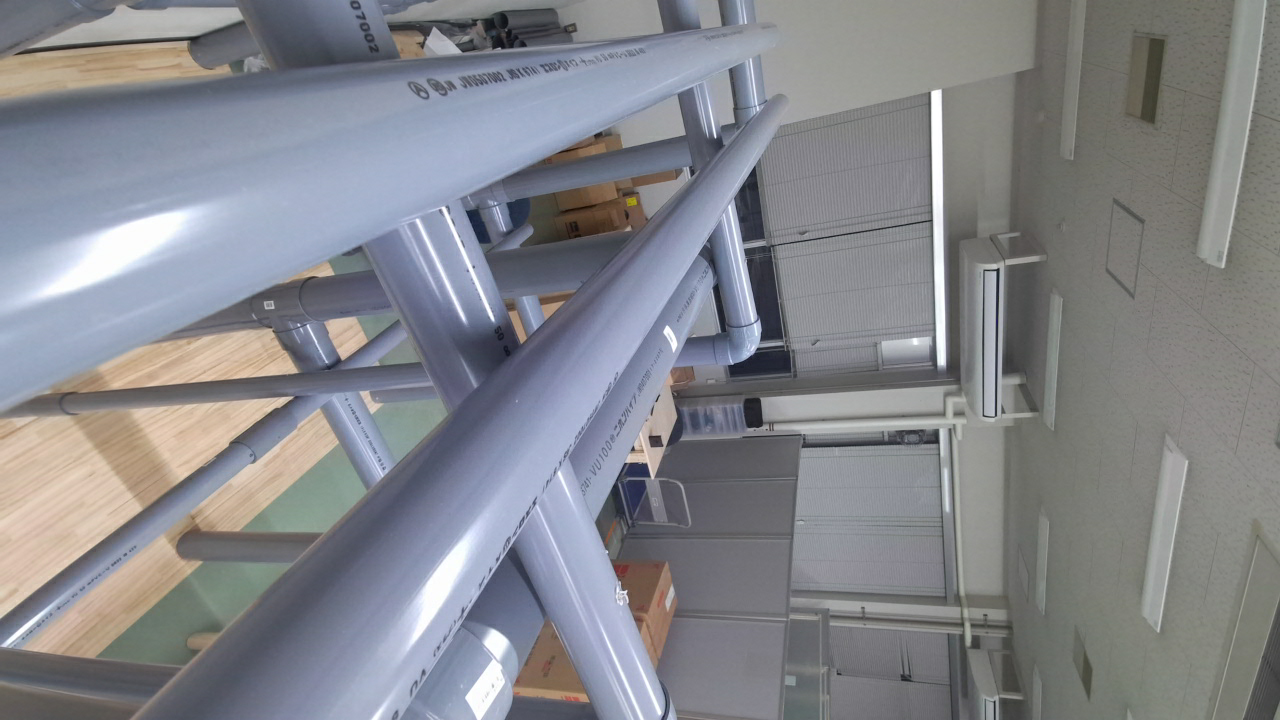
//> input picture Data/pipe/rgb_0.png, 1280 x 720 px
$ ./run_cape_offline   (built with g++ and OpenCV 4)
//> lines starting //> are read from the running program, lines starting //| are printed output that depends on the picture
/*
 * Copyright 2018 Pedro Proenza <p.proenca@surrey.ac.uk> (University of Surrey)
 *
 */

#include <iostream>
#include <cstdio>
#define _USE_MATH_DEFINES
#include <math.h>
#include <opencv2/opencv.hpp>
#include <Eigen/Dense>
#include "CAPE.h"

using namespace std;

bool done = false;
float COS_ANGLE_MAX = cos(M_PI/12);
float MAX_MERGE_DIST = 50.0f;
bool cylinder_detection= true;
CAPE * plane_detector;
std::vector<cv::Vec3b> color_code;

bool loadCalibParameters(string filepath, cv:: Mat & intrinsics_rgb, cv::Mat & dist_coeffs_rgb, cv:: Mat & intrinsics_ir, cv::Mat & dist_coeffs_ir, cv::Mat & R, cv::Mat & T){

    cv::FileStorage fs(filepath,cv::FileStorage::READ);
    if (fs.isOpened()){
        fs["RGB_intrinsic_params"]>>intrinsics_rgb;
        fs["RGB_distortion_coefficients"]>>dist_coeffs_rgb;
        fs["IR_intrinsic_params"]>>intrinsics_ir;
        fs["IR_distortion_coefficients"]>>dist_coeffs_ir;
        fs["Rotation"]>>R;
        fs["Translation"]>>T;
        fs.release();
        return true;
    }else{
        cerr<<"Calibration file missing"<<endl;
        return false;
    }
}

// [78 lines left out: functions projectPointCloud, organizePointCloudByCell, not called in this run]

int main(int argc, char ** argv){

    string sequence;
    int PATCH_SIZE;
    if (argc>1){
        PATCH_SIZE = atoi(argv[1]);
        sequence = argv[2];
    }else{
        PATCH_SIZE = 20;
        sequence = "seq_example";
    }

    stringstream string_buff;
    string data_path = "../../Data/";
    string_buff<<data_path<<sequence;

    // Get intrinsics
    cv::Mat K_rgb, K_ir, dist_coeffs_rgb, dist_coeffs_ir, R_stereo, t_stereo;
    stringstream calib_path;
    calib_path<<string_buff.str()<<"/calib_params.xml";
    loadCalibParameters(calib_path.str(), K_rgb, dist_coeffs_rgb, K_ir, dist_coeffs_ir, R_stereo, t_stereo);
    float fx_ir = K_ir.at<double>(0,0); float fy_ir = K_ir.at<double>(1,1);
    float cx_ir = K_ir.at<double>(0,2); float cy_ir = K_ir.at<double>(1,2);
    float fx_rgb = K_rgb.at<double>(0,0); float fy_rgb = K_rgb.at<double>(1,1);
    float cx_rgb = K_rgb.at<double>(0,2); float cy_rgb = K_rgb.at<double>(1,2);

    // Read frame 1 to allocate and get dimension
    cv::Mat rgb_img, d_img;
    int width, height;
    stringstream image_path;
    stringstream depth_img_path;
    stringstream rgb_img_path;
    rgb_img_path<<string_buff.str()<<"/rgb_0.png";
    depth_img_path<<string_buff.str()<<"/depth_0.png";

    rgb_img = cv::imread(rgb_img_path.str(),cv::IMREAD_COLOR);
//> rgb_img is the input picture: 720 rows x 1280 cols, CV_8UC3; mean B, G, R 139.3, 134, 132.6

    if(rgb_img.data){
        width = rgb_img.cols;
//> width = 1280
        height = rgb_img.rows;
//> height = 720
    }else{
        cout<<"Error loading file";
        return -1;
    }

    int nr_horizontal_cells = width/PATCH_SIZE;
//> nr_horizontal_cells = 64
    int nr_vertical_cells = height/PATCH_SIZE;
//> nr_vertical_cells = 36

    // Pre-computations for backprojection
    cv::Mat_<float> X_pre(height,width);
    cv::Mat_<float> Y_pre(height,width);
    cv::Mat_<float> U(height,width);
    cv::Mat_<float> V(height,width);
    for (int r=0;r<height; r++){
        for (int c=0;c<width; c++){
            // Not efficient but at this stage doesn t matter
            X_pre.at<float>(r,c) = (c-cx_ir)/fx_ir; Y_pre.at<float>(r,c) = (r-cy_ir)/fy_ir;
        }
    }
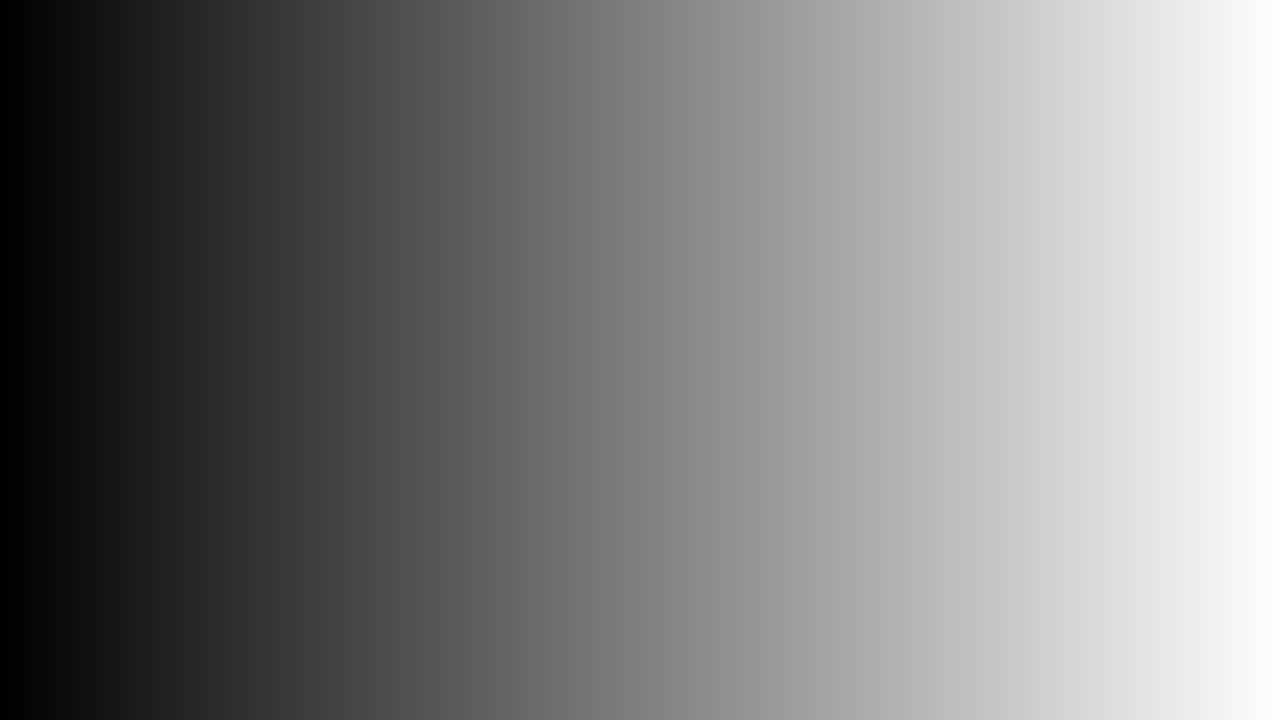
//> X_pre: 720 rows x 1280 cols, CV_32FC1; min -0.547, max 1.67, mean 0.563; drawn with min black and max white
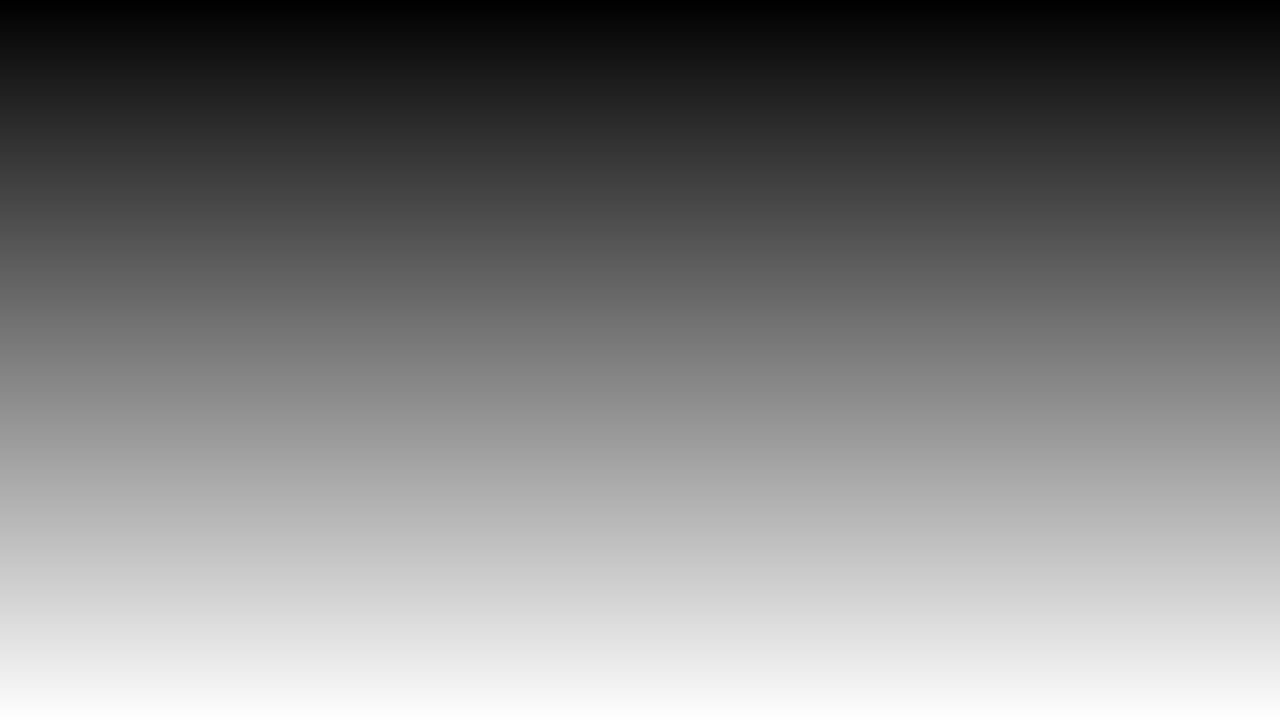
//> Y_pre: 720 rows x 1280 cols, CV_32FC1; min -0.4, max 0.847, mean 0.224; drawn with min black and max white

    // Pre-computations for maping an image point cloud to a cache-friendly array where cell's local point clouds are contiguous
    cv::Mat_<int> cell_map(height,width);

    for (int r=0;r<height; r++){
        int cell_r = r/PATCH_SIZE;
        int local_r = r%PATCH_SIZE;
        for (int c=0;c<width; c++){
            int cell_c = c/PATCH_SIZE;
            int local_c = c%PATCH_SIZE;
            cell_map.at<int>(r,c) = (cell_r*nr_horizontal_cells+cell_c)*PATCH_SIZE*PATCH_SIZE + local_r*PATCH_SIZE + local_c;
        }
    }

    cv::Mat_<float> X(height,width);
    cv::Mat_<float> Y(height,width);
    cv::Mat_<float> X_t(height,width);
    cv::Mat_<float> Y_t(height,width);
    Eigen::MatrixXf cloud_array(width*height,3);
    Eigen::MatrixXf cloud_array_organized(width*height,3);

    cv::namedWindow("Seg");

    // Populate with random color codes
    for(int i=0; i<100;i++){
        cv::Vec3b color;
        color[0]=rand()%255;
        color[1]=rand()%255;
        color[2]=rand()%255;
        color_code.push_back(color);
    }

    // Add specific colors for planes
    color_code[0][0] = 0; color_code[0][1] = 0; color_code[0][2] = 255;
    color_code[1][0] = 255; color_code[1][1] = 0; color_code[1][2] = 204;
    color_code[2][0] = 255; color_code[2][1] = 100; color_code[2][2] = 0;
    color_code[3][0] = 0; color_code[3][1] = 153; color_code[3][2] = 255;
    // Add specific colors for cylinders
    color_code[50][0] = 178; color_code[50][1] = 255; color_code[50][2] = 0;
    color_code[51][0] = 255; color_code[51][1] = 0; color_code[51][2] = 51;
    color_code[52][0] = 0; color_code[52][1] = 255; color_code[52][2] = 51;
    color_code[53][0] = 153; color_code[53][1] = 0; color_code[53][2] = 255;

    // Initialize CAPE
//> (the run ends here: the program needs code that is not available in this run, at `plane_detector = new CAPE(height, width, PATCH_SIZE, PATCH_SIZE, cylin..`)
